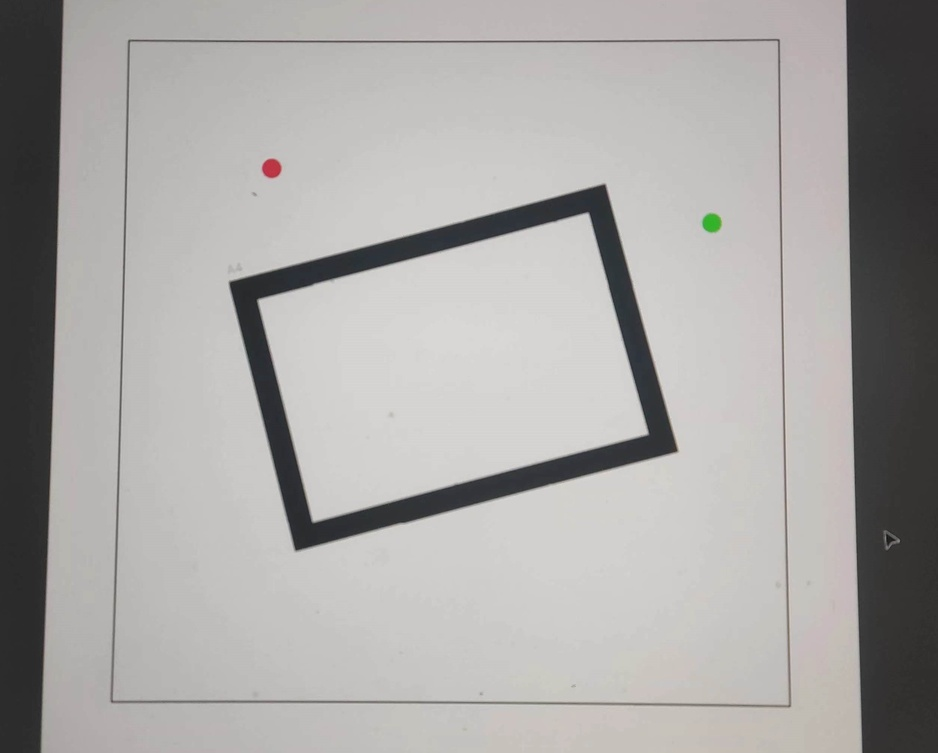
#> input picture zy2/image.jpeg, 938 x 753 px, shrunk from 2497 x 2004 before the run, found by its file name
$ python jiaodian.py
#> lines starting #> are read from the running program, lines starting #| are printed output that depends on the picture; after the words box and inside, x2 and y2 are one past the last pixel; in counts of white or black regions, pixels touching at a corner belong together
import numpy as np
import cv2 as cv

filename = 'zy2\image.jpeg'
img = cv.imread(filename)
#> img is the input picture: shape (753, 938, 3); mean B, G, R 164.3, 166, 167.8
gray = cv.cvtColor(img, cv.COLOR_BGR2GRAY)

# find Harris corners
gray = np.float32(gray)
dst = cv.cornerHarris(gray, 2, 3, 0.04)
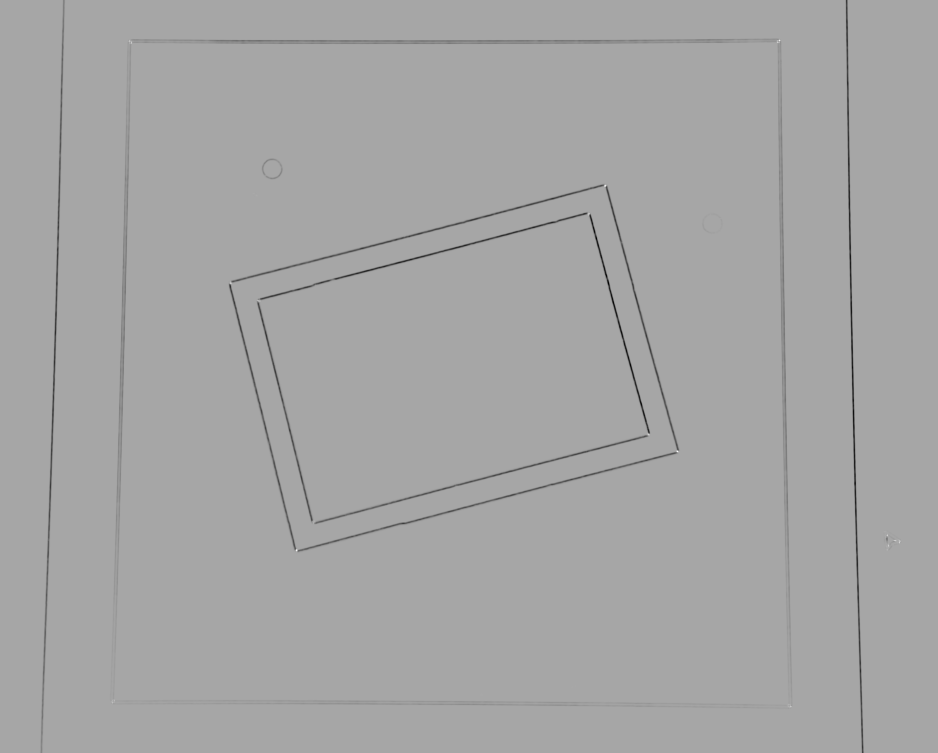
#> dst: shape (753, 938) float32; min -6310109.5, max 3366702.5, mean -46322.6; drawn with min black and max white
dst = cv.dilate(dst, None)
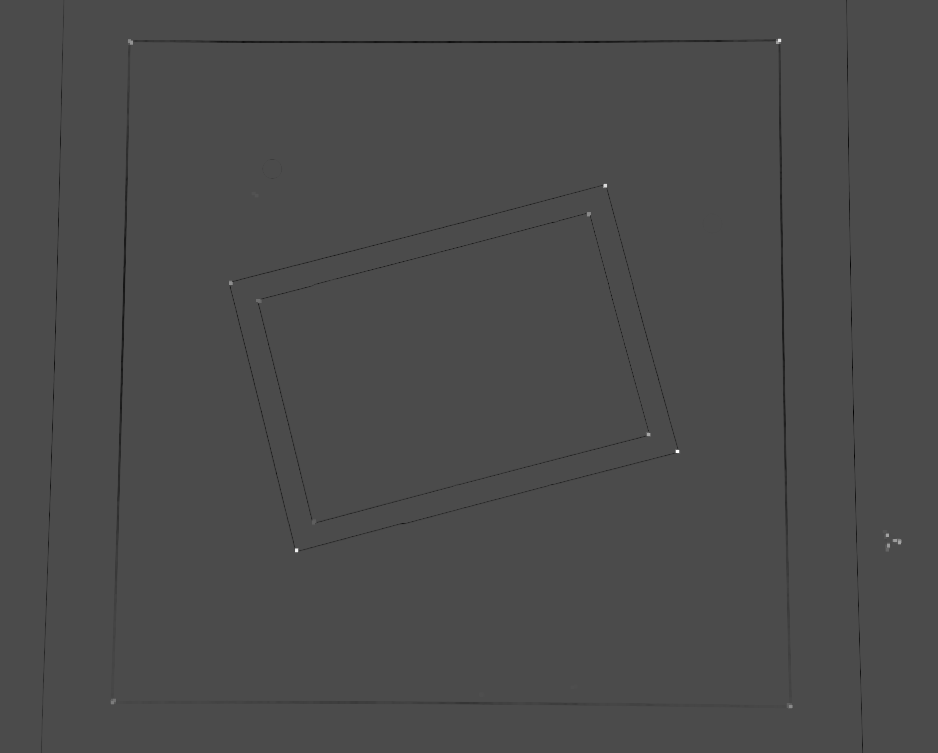
#> dst: shape (753, 938) float32; min -1410254, max 3366702.5, mean -6439.8; drawn with min black and max white
ret, dst = cv.threshold(dst, 0.01 * dst.max(), 255, 0)
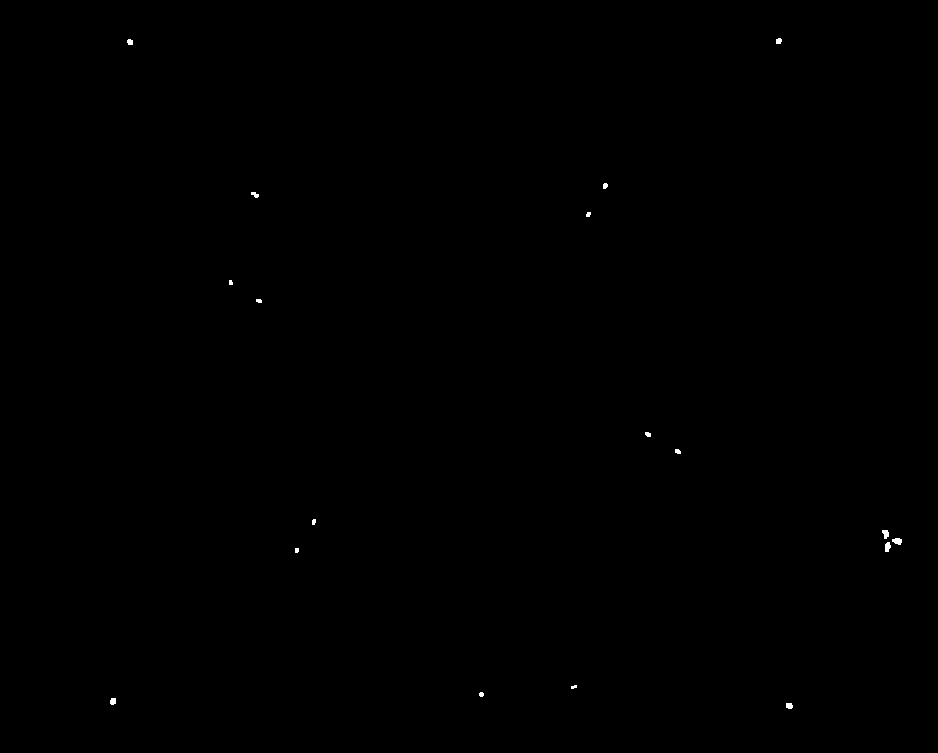
#> dst: shape (753, 938) float32; 0.07% white; 18 white regions (3 under 20 px), largest, box (x1, y1, x2, y2) and area: (892, 538, 902, 545) 52, (885, 542, 891, 552) 47, (882, 530, 889, 539) 46
#> ret = 33667
dst = np.uint8(dst)

# find centroids
ret, labels, stats, centroids = cv.connectedComponentsWithStats(dst)
#> labels: shape (753, 938) int32; 19 distinct labels, from 0 to 18
#> ret = 19; stats = 19 rows, first 6: [0, 0, 938, 753, 705788], [127, 39, 6, 6, 31], [776, 38, 6, 6, 31], [603, 183, 5, 6, 25], [251, 192, 8, 6, 31], [586, 212, 5, 5, 21]; centroids = 19 rows, first 8: [468.4, 376], [129.6, 41.61], [778.4, 40.61], [604.8, 185.4], [254.6, 194.3], [588, 214], [230.3, 282.2], [258.6, 300.4]

# define the criteria to stop and refine the corners
criteria = (cv.TERM_CRITERIA_EPS + cv.TERM_CRITERIA_MAX_ITER, 100, 0.001)
corners = cv.cornerSubPix(gray, np.float32(centroids), (5, 5), (-1, -1), criteria)
#> corners = 19 rows, first 8: [468.3, 378.8], [128.6, 39.81], [778.5, 39.39], [604.8, 183.6], [254.7, 193.9], [588.1, 212], [228.7, 281.4], [256.8, 299.2]

# Now draw them
res = np.hstack((centroids, corners))
#> res = 19 rows, first 6: [468.4, 376, 468.3, 378.8], [129.6, 41.61, 128.6, 39.81], [778.4, 40.61, 778.5, 39.39], [604.8, 185.4, 604.8, 183.6], [254.6, 194.3, 254.7, 193.9], [588, 214, 588.1, 212]
res = np.intp(res)
#> res = 19 rows, first 6: [468, 375, 468, 378], [129, 41, 128, 39], [778, 40, 778, 39], [604, 185, 604, 183], [254, 194, 254, 193], [588, 214, 588, 211]
img[res[:, 1], res[:, 0]] = [0, 0, 255]  # Mark centroids as red
#> img: shape (753, 938, 3); under 0.01% of pixels changed, all inside (x1, y1, x2, y2) = (112, 40, 897, 706)
img[res[:, 3], res[:, 2]] = [0, 255, 0]  # Mark refined corners as green
#> img: shape (753, 938, 3); mean B, G, R 164.3, 166, 167.8

# Save the modified image
cv.imwrite('zy2\image_modified.jpeg', img)

$ run again, with zy2/ima.jpeg copied over zy2/image.jpeg
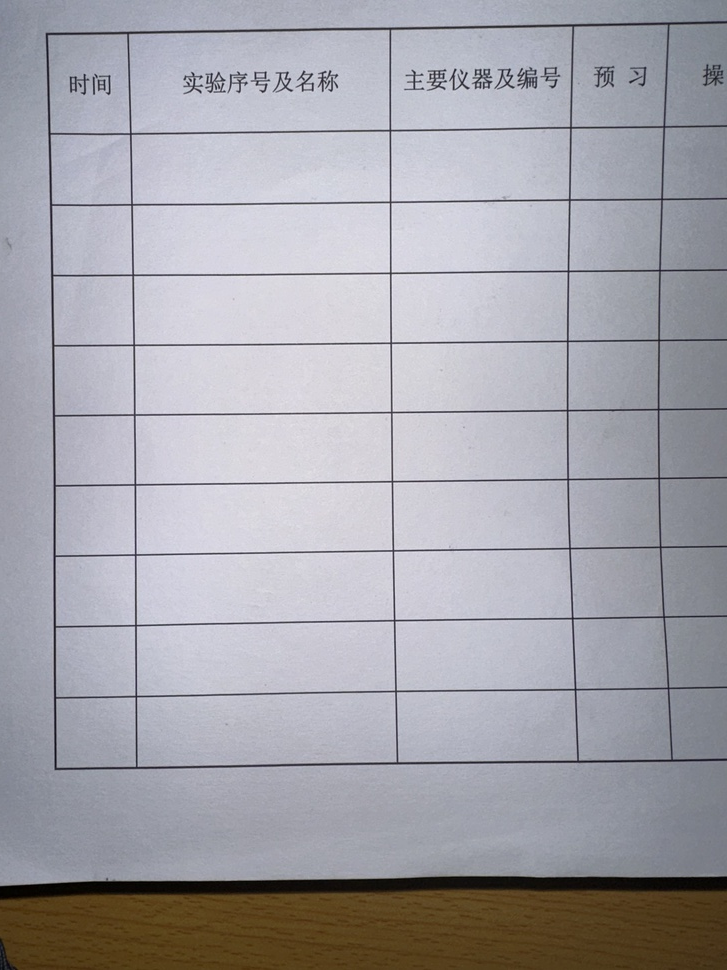
#> input picture zy2/ima.jpeg, 727 x 970 px, shrunk from 3024 x 4032 before the run, found by its file name
#> img is the input picture: shape (970, 727, 3); mean B, G, R 171.4, 164.3, 165.3
#> `dst = cv.cornerHarris(gray, 2, 3, 0.04)`:
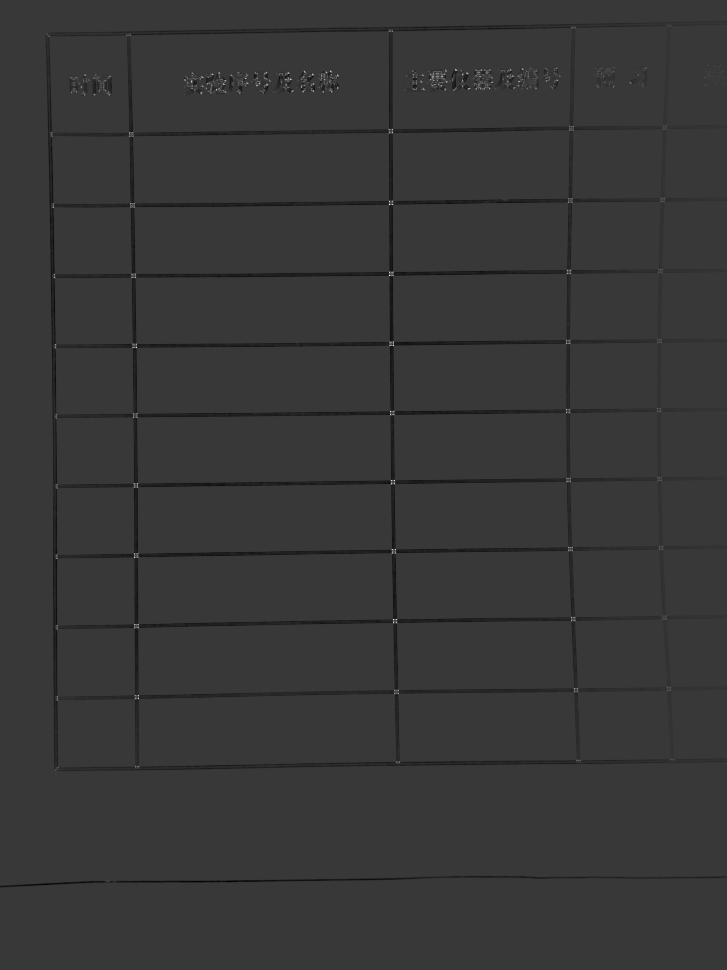
#> dst: shape (970, 727) float32; min -13301851, max 46999164, mean -259900.7; drawn with min black and max white
#> `ret, dst = cv.threshold(dst, 0.01 * dst.max(), 255, 0)`:
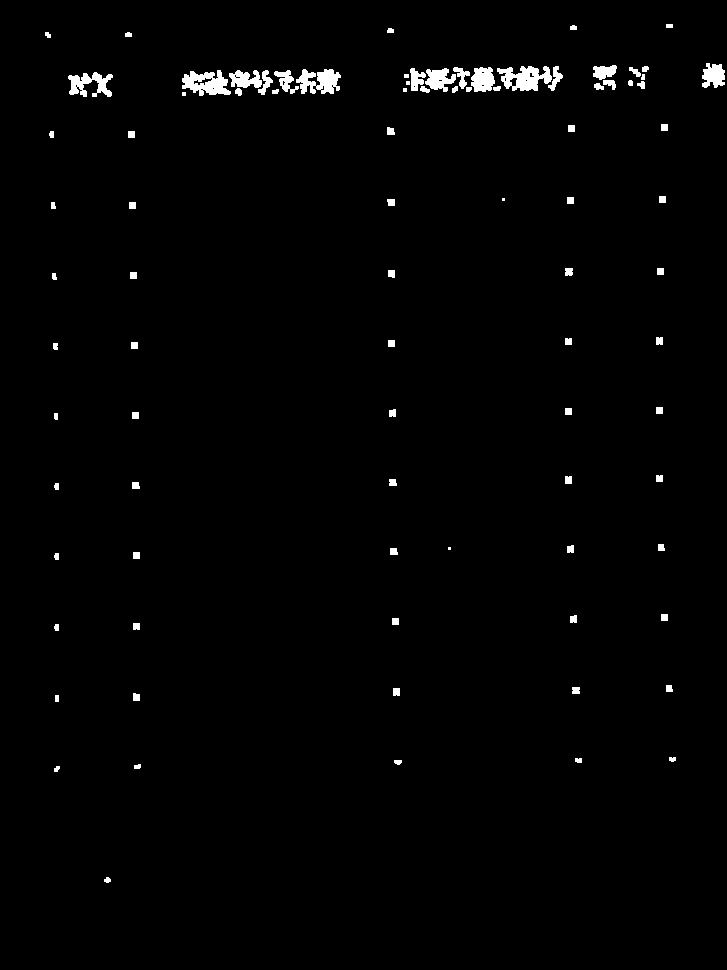
#> dst: shape (970, 727) float32; 1.3% white; 89 white regions (5 under 20 px), largest, box (x1, y1, x2, y2) and area: (497, 66, 552, 91) 836, (182, 70, 231, 96) 793, (296, 69, 341, 94) 730
#> `ret, dst = cv.threshold(dst, 0.01 * dst.max(), 255, 0)`: ret = 469991.6
#> labels: shape (970, 727) int32; 90 distinct labels, from 0 to 89
#> `ret, labels, stats, centroids = cv.connectedComponentsWithStats(dst)`: ret = 90; stats = 90 rows, first 6: [0, 0, 727, 970, 696220], [570, 25, 7, 5, 31], [666, 24, 7, 4, 28], [387, 28, 7, 5, 31], [45, 32, 6, 6, 28], [125, 32, 7, 5, 31]; centroids = 90 pairs, first value 47.5 to 713.3, second value 25.5 to 879.6
#> corners = 90 pairs, first value 46.06 to 715.2, second value 23.03 to 880.6
#> `res = np.hstack((centroids, corners))`: res = 90 rows, first 6: [362.7, 488.5, 362.7, 488.5], [573, 27.26, 572.6, 24.82], [669, 25.5, 668.5, 23.03], [390, 30.23, 389.7, 28.31], [47.5, 34.5, 46.06, 33.38], [128, 34.26, 127.6, 32.42]
#> `res = np.intp(res)`: res = 90 rows, first 6: [362, 488, 362, 488], [573, 27, 572, 24], [669, 25, 668, 23], [390, 30, 389, 28], [47, 34, 46, 33], [128, 34, 127, 32]
